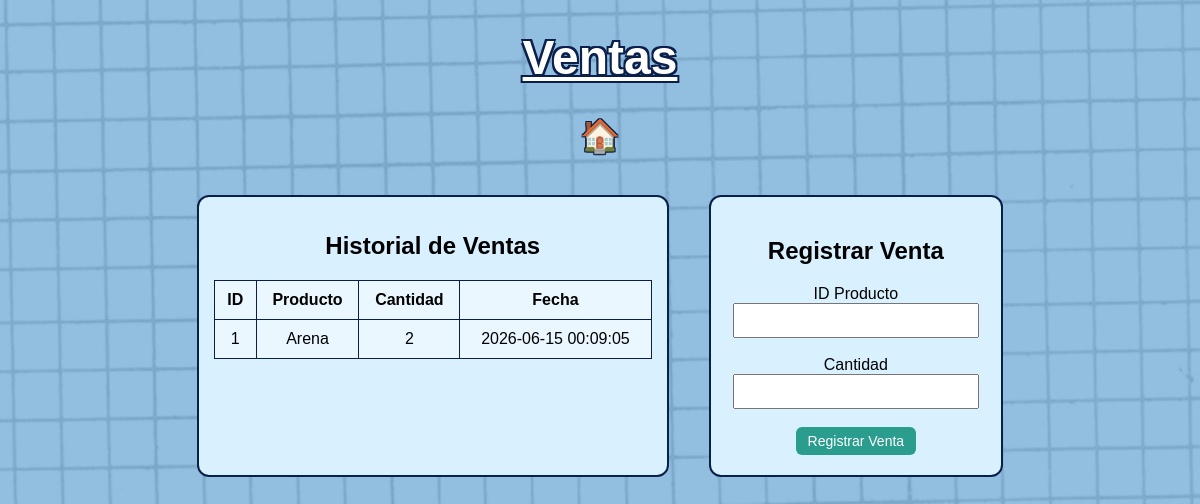
Page /ventas on the earlier database version.
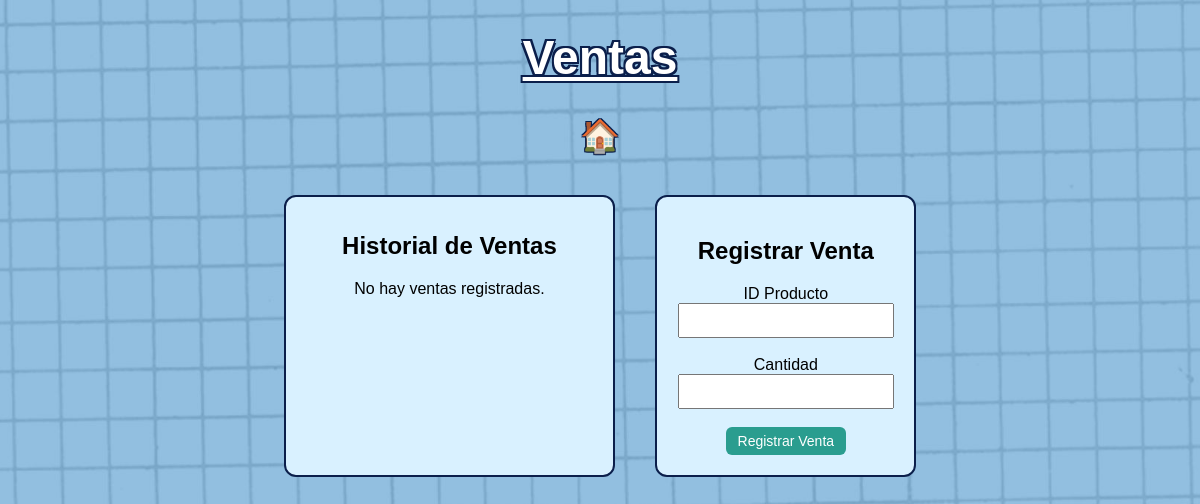
Same page on the later database version.
### tables this page shows
CREATE TABLE ventas (
    id INTEGER PRIMARY KEY AUTOINCREMENT,
    producto_id INTEGER NOT NULL,
    cantidad INTEGER NOT NULL,
    fecha TEXT DEFAULT CURRENT_TIMESTAMP
);

CREATE TABLE productos (
    id INTEGER PRIMARY KEY AUTOINCREMENT,
    nombre TEXT NOT NULL,
    categoria TEXT NOT NULL,
    precio_unitario REAL NOT NULL,
    cantidad INTEGER NOT NULL,
    stock_minimo INTEGER NOT NULL
);

### app.py (the view)
@app.route("/ventas")
def pagina_ventas():
    conn = conectar_db()
    cursor = conn.cursor()
    cursor.execute("""
        SELECT v.id, p.nombre, v.cantidad, v.fecha
        FROM ventas v
        JOIN productos p ON p.id = v.producto_id
        ORDER BY v.id DESC
    """)
    ventas = cursor.fetchall()
    conn.close()
    return render_template("ventas.html", ventas=ventas)

### app.py (called while the page is built)
def conectar_db():
    conn = sqlite3.connect("inventario.db")
    conn.row_factory = sqlite3.Row
    return conn

### templates/ventas.html (shortened to what this page needs)
<!DOCTYPE html>
<html lang="es">
<head>
    <link rel="stylesheet"
          href="{{ url_for('static', filename='css/style.css') }}">
</head>
<body class="inventario">
    <h1 class="titulo">Ventas</h1>
    <a href="/" class="home-link">🏠</a>
    <div class="contenedor-inventario">
        <div class="tabla-productos">
            <h2>Historial de Ventas</h2>
            {% if ventas|length == 0 %}
                <p>No hay ventas registradas.</p>
            {% else %}
            <table border="1">
                <tr>
                    <th>ID</th>
                    <th>Producto</th>
                    <th>Cantidad</th>
                    <th>Fecha</th>
                </tr>
                {% for venta in ventas %}
                <tr>
                    <td>{{ venta["id"] }}</td>
                    <td>{{ venta["nombre"] }}</td>
                    <td>{{ venta["cantidad"] }}</td>
                    <td>{{ venta["fecha"] }}</td>
                </tr>
                {% endfor %}
            </table>
            {% endif %}
        </div>
        <div class="panel-lateral">
            <h2>Registrar Venta</h2>
            <form method="POST" action="/ventas/registrar">
                <label>ID Producto</label>
                <br>
                <input type="number" name="id_producto" required>
                <br><br>
                <label>Cantidad</label>
                <br>
                <input type="number" name="cantidad" required>
                <br><br>
                <button type="submit">
                    Registrar Venta
                </button>
            </form>
        </div>
    </div>
</body>
</html>

Differences in the rows shown:
removed ventas: id "1", nombre "Arena", cantidad "2", fecha "2026-06-15 00:09:05"
Other differences:
text no longer shown: "ID Producto Cantidad Fecha"
text now shown: "No hay ventas registradas."
